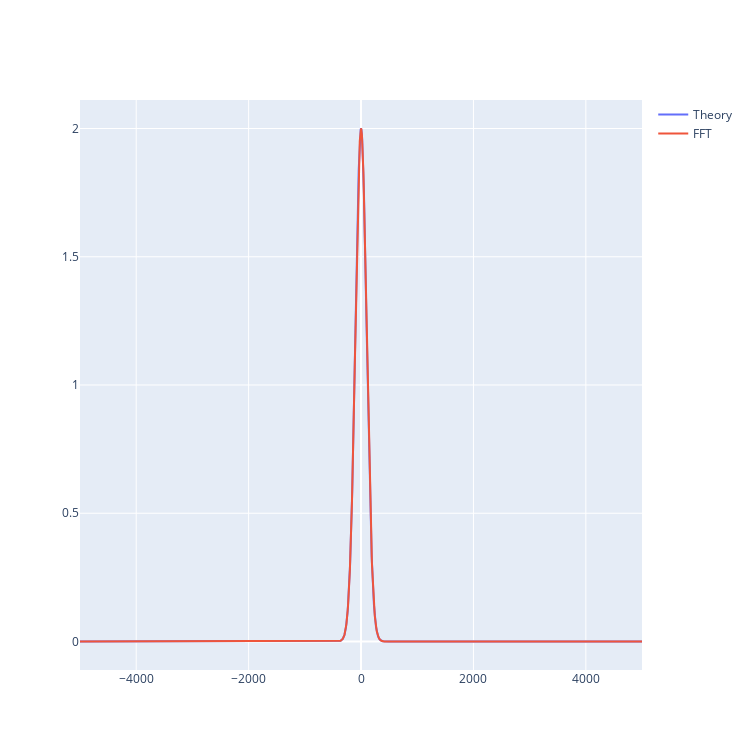

Write notebook code for a chart like this one.
### Code cell
figure = go.Figure(data=[
    go.Scatter(x=x, y=V_x_theory, name="Theory"), 
    go.Scatter(x=x, y=V_x_fft, name="FFT"),
])
figure.update_layout(autosize=False, width=750, height=750)
figure.show()

### Figure 1 — Plotly figure (JSON) as saved in the notebook; plotly's stock layout.template omitted (floating-point values rounded to 4 significant figures; data arrays with more than 128 entries replaced by an {"elided": "..."} marker saying what was removed)
{"data": [{"name": "Theory", "type": "scatter", "x": {"elided": "10000 int values"}, "y": {"elided": "10000 float values"}}, {"name": "FFT", "type": "scatter", "x": {"elided": "10000 int values"}, "y": {"elided": "10000 float values"}}], "layout": {"autosize": false, "height": 750, "width": 750}}
